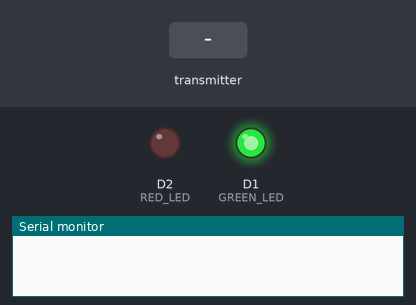
Recording of a sketch running on a simulated ESP8266 (NodeMCU). On the bench: output pins drawn as LEDs (lit = HIGH), the last lines printed to the serial monitor. Inputs (shaded band) come from the test bench. Storage starts empty.

Above: at 1.2 s.
1.3 s: the transmitter starts sending anyDetected = 1
At 1.6 s:
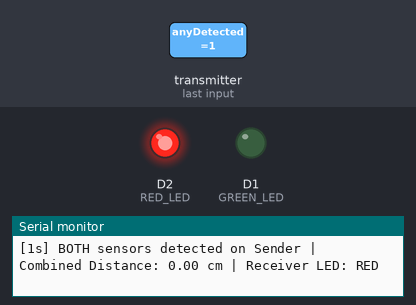
2.8 s: the transmitter starts sending anyDetected = 0
At 4.0 s:
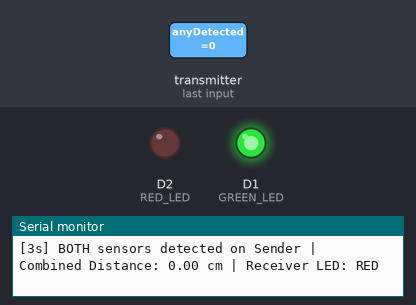
Timing chart, 0 to 5.8 s (numbered marks = the images above; inputs shaded):
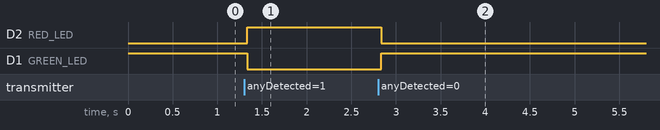

Measured:
- after the input at 1.3 s, D2 (RED_LED): LOW → HIGH at once; D1 (GREEN_LED): HIGH → LOW at once
- after the input at 2.8 s, D2 (RED_LED): HIGH → LOW at once; D1 (GREEN_LED): LOW → HIGH at once

The sketch:

receiver.ino
```cpp
/*
  RECEIVER NODEMCU (ESP8266)
  MAC Address of this device: A4:CF:12:FF:88:31
  Receives detection status from Sender MAC: 8C:AA:B5:52:BE:F4

  Pin mapping used in this code:
  D1  Green LED  (through 220 ohm resistor)
  D2  Red LED    (through 220 ohm resistor)
  G   Common ground for LED cathodes

  UPDATED LOGIC (as instructed by supervisor):
  The Sender now only transmits a packet when BOTH the ultrasonic
  sensor AND the PIR motion sensor detect something at the same time.

  So on the Receiver side:
  A packet arrives            -> Red LED ON, print the combined
                                  detection distance to Serial Monitor
  No packet arrives / only
  one sensor was triggered on
  the Sender / nothing at all
  was detected                -> Green LED ON (safe / idle state)

  NOTEPAD LOGGING (new):
  Every line that is printed on the Serial Monitor for a received
  detection is ALSO appended, at the same time, to a small text log
  file stored on the Receiver's own flash memory using LittleFS.
  The file is called /detection_log.txt and keeps growing with one
  line per detection event, acting like a running notepad file.

  How to read the log file later:
  Option 1: Add a small extra sketch that calls LittleFS.begin(),
            opens "/detection_log.txt" in read mode, and prints its
            full content to the Serial Monitor.
  Option 2: Use the "ESP8266 LittleFS Filesystem Uploader / Downloader"
            tool in the Arduino IDE to pull the file to your computer.

  If the connection with the sender is lost (no packet within the
  timeout window) the receiver falls back to Green LED, matching the
  same behavior as never having received a combined detection.
*/

#include <ESP8266WiFi.h>
#include <LittleFS.h>
extern "C" {
  #include <espnow.h>
}

#define GREEN_LED  D1
#define RED_LED    D2

/* Slightly longer than the Sender's 3 second cooldown, so the red
   LED does not flicker back to green during the normal gap between
   two confirmed messages while the object is still there. */
const unsigned long noDataTimeout = 4000;
const char *LOG_FILE_PATH = "/detection_log.txt";

typedef struct struct_message {
  bool anyDetected;
  bool motionDetected;
  bool ultrasonicDetected;
  float distance;
} struct_message;

struct_message incomingData;
unsigned long lastReceiveTime = 0;
bool hasReceivedOnce = false;

/* Appends one line of text to the notepad log file on LittleFS */
void logToFile(const String &line) {
  File f = LittleFS.open(LOG_FILE_PATH, "a");
  if (!f) {
    Serial.println("Warning: could not open log file for writing");
    return;
  }
  f.println(line);
  f.close();
}

void OnDataRecv(uint8_t *mac, uint8_t *data, uint8_t len) {
  memcpy(&incomingData, data, sizeof(incomingData));
  lastReceiveTime = millis();
  hasReceivedOnce = true;

  /* Build one line of text that goes to BOTH the Serial Monitor
     and the notepad log file, so they always match exactly. */
  String line = "[" + String(millis() / 1000) + "s] BOTH sensors detected on Sender | Combined Distance: " +
                String(incomingData.distance) + " cm | Receiver LED: RED";

  Serial.println(line);
  logToFile(line);
}

void setup() {
  Serial.begin(115200);

  pinMode(GREEN_LED, OUTPUT);
  pinMode(RED_LED, OUTPUT);
  digitalWrite(GREEN_LED, HIGH);
  digitalWrite(RED_LED, LOW);

  WiFi.mode(WIFI_STA);

  /* Start the on-chip file system used for the notepad log file */
  if (!LittleFS.begin()) {
    LittleFS.format();
    LittleFS.begin();
  }

  if (esp_now_init() != 0) {
    ESP.restart();
  }

  esp_now_set_self_role(ESP_NOW_ROLE_SLAVE);
  esp_now_register_recv_cb(OnDataRecv);

  /* Nothing else is printed here on purpose. The Serial Monitor
     stays silent until the Sender actually reports that BOTH
     sensors detected something together. */
}

void loop() {
  bool connectionLost = (millis() - lastReceiveTime > noDataTimeout);

  if (!hasReceivedOnce || connectionLost || !incomingData.anyDetected) {
    digitalWrite(GREEN_LED, HIGH);
    digitalWrite(RED_LED, LOW);
  } else {
    digitalWrite(GREEN_LED, LOW);
    digitalWrite(RED_LED, HIGH);
  }

  delay(100);
}
```
